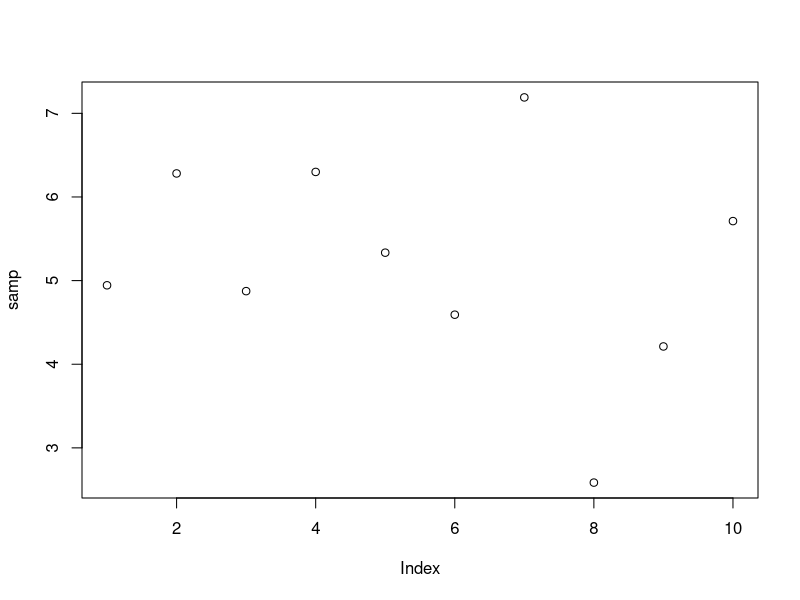
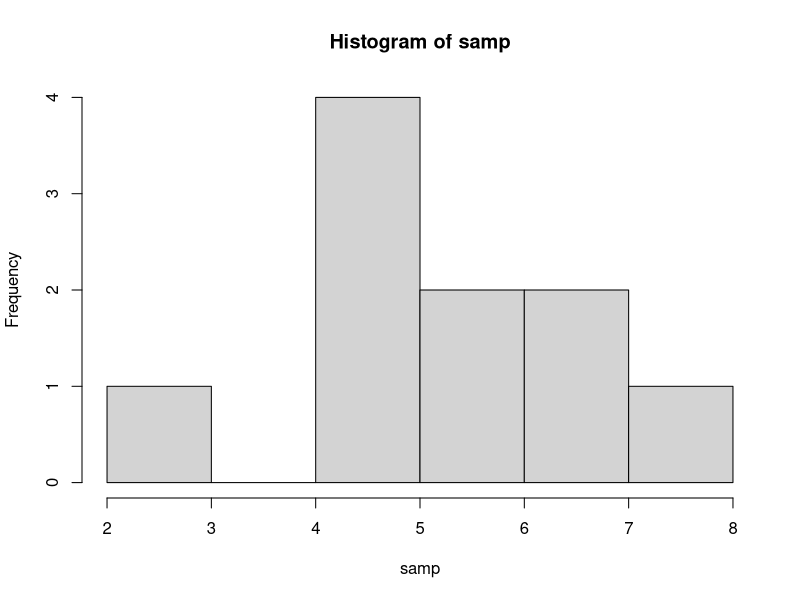
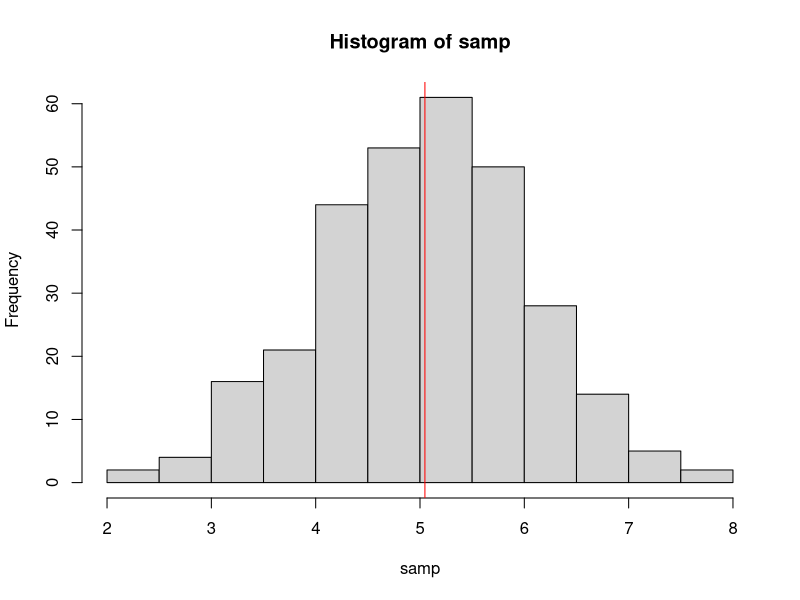
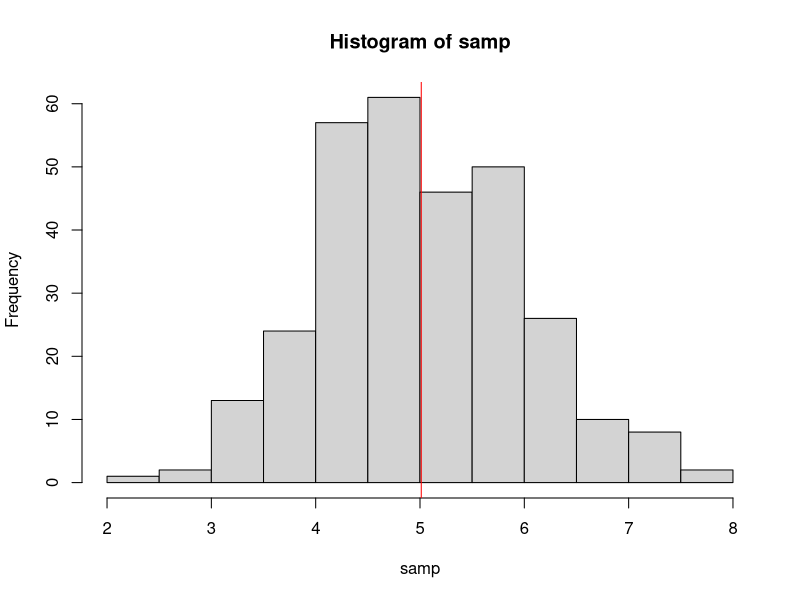
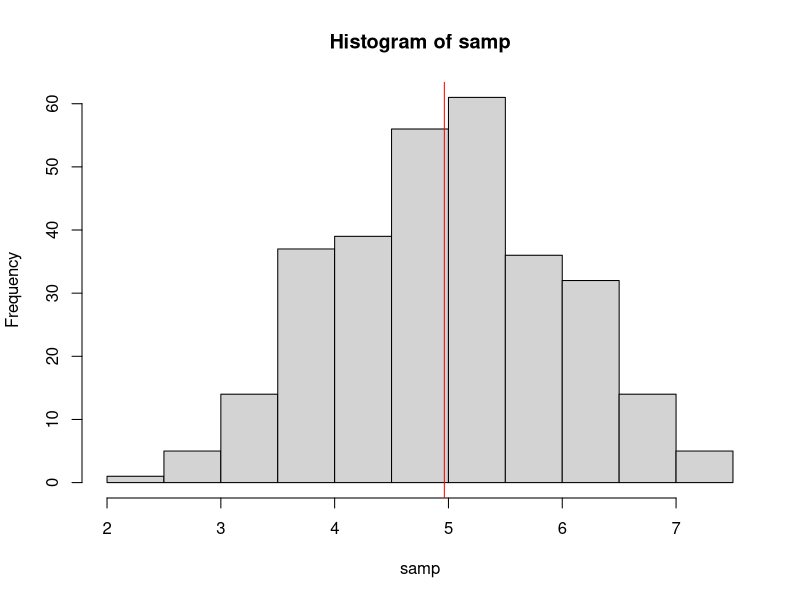
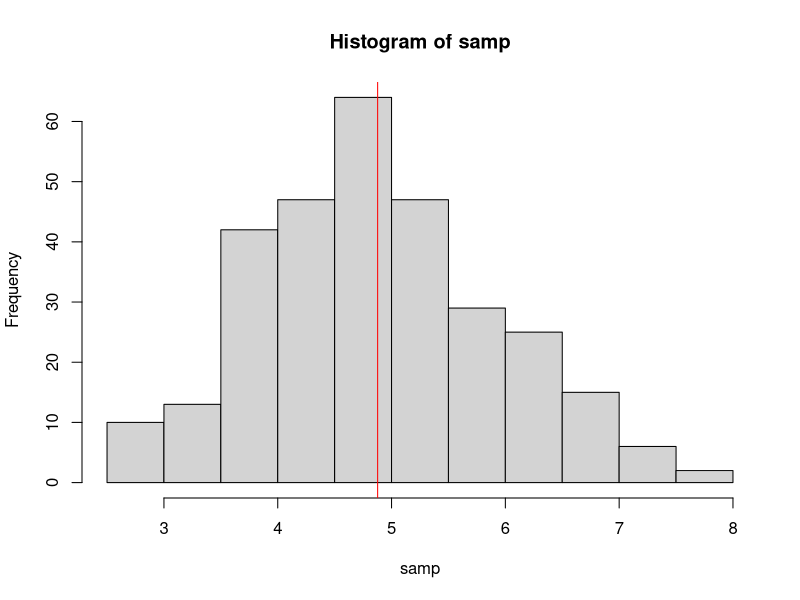
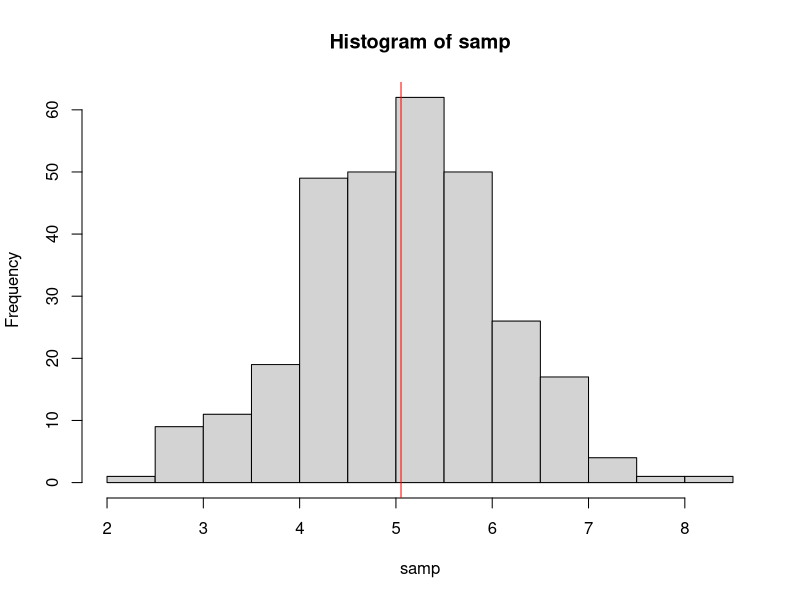
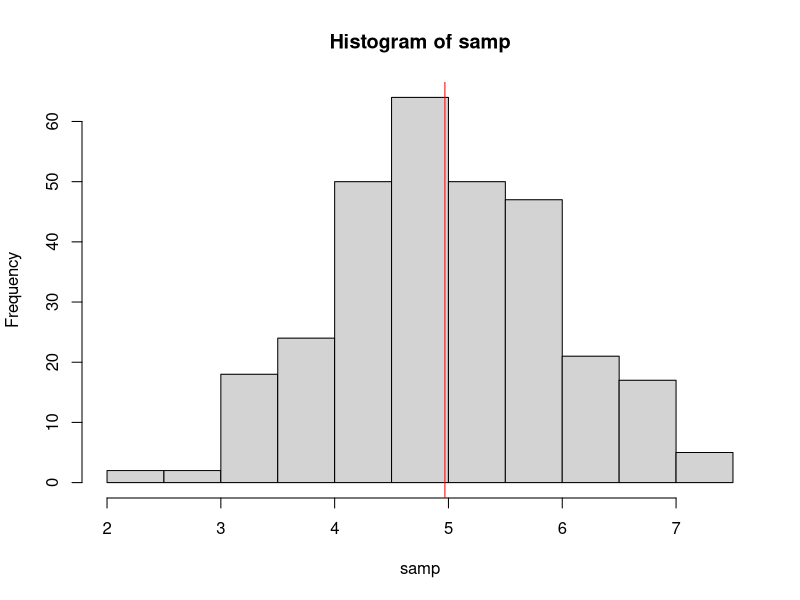

Here is the R script that generated these plots, in order:




## Draw a random sample from a distribution
  #- Size n = 10
  #- Normal(5, 1)
  # X ~ N(5,1)

samp <- rnorm(n = 10, mean = 5, sd = 1)
plot(samp)
hist(samp)
xbar = mean(samp)
print(xbar)

## Draw a random sample from a distribution
  #- Size n = 300
  #- Normal(5, 1) 
  #- X ~ N(5,1)
samp <- rnorm(n = 300, mean = 5, sd = 1)
xbar = mean(samp)
hist(samp)
abline(v = xbar, col = 'red')




## Put it in a loop
for(i in 1:50){
  samp <- rnorm(n = 300, mean = 5, sd = 1)
  xbar = mean(samp)
  hist(samp)
  abline(v = xbar, col = 'red')
  Sys.sleep(.5)
}


## OK, so what does the Central Limit Theorem tell us?
  #- It tells us about the distribution of all of the xbar's!
    #- States that Xbar (big X) is distributed Xbar ~ N(?,?)
    #- And the population mean of Xbar is the mean of X
    #- Xbar ~ N(5,?)
results = numeric()
for(j in 1:200){
 samp <- rnorm(n = 10, mean = 5, sd = 1)
 xbar <- mean(samp)
 print(xbar)
 results = c(results, xbar)  #--> adds on to the vector
 hist(results, xlim = c(3,7), breaks = 10)
 line <- readline() # puts in a pause
}


## Try it again, but with a larger sample size of 400
results = numeric()
for(j in 1:200){
  samp <- rnorm(n = 400, mean = 5, sd = 1)
  xbar <- mean(samp)
  print(xbar)
  results = c(results, xbar)  #--> adds on to the vector
  hist(results, xlim = c(3, 7), breaks = 10)
  line <- readline() # puts in a pause
}

## Try it again, but with a medium sample size of 100
## BUT A STRANGE DISTRIBUTION
results = numeric()
for(j in 1:200){
  samp <- runif(n = 100, min = 0, max = 10)
  xbar <- mean(samp)
  print(xbar)
  results = c(results, xbar)  #--> adds on to the vector
  hist(results, xlim = c(3, 7), breaks = 10)
  line <- readline() # puts in a pause
}


## What if we REALLY go crazy with the distribution?
results = numeric()
for(j in 1:300){
  samp <- runif(n = 100, min = 0, max = 10)^2
  xbar <- mean(samp)
  print(xbar)
  results = c(results, xbar)  #--> adds on to the vector
  hist(results, breaks = 10)
  line <- readline() # puts in a pause
}

